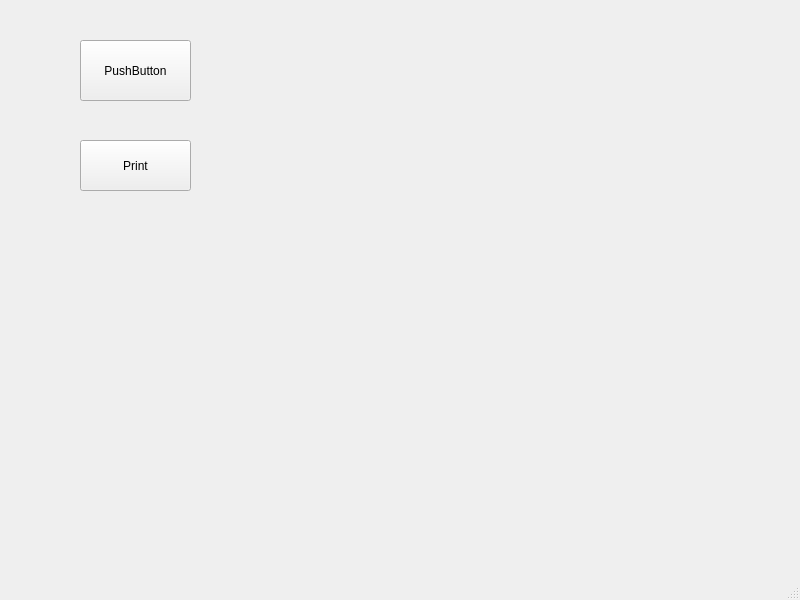
<?xml version="1.0" encoding="UTF-8"?>
<ui version="4.0">
 <class>MainWindow</class>
 <widget class="QMainWindow" name="MainWindow">
  <property name="geometry">
   <rect>
    <x>0</x>
    <y>0</y>
    <width>800</width>
    <height>600</height>
   </rect>
  </property>
  <property name="windowTitle">
   <string>MainWindow</string>
  </property>
  <widget class="QWidget" name="centralwidget">
   <widget class="QPushButton" name="pushButton">
    <property name="geometry">
     <rect>
      <x>80</x>
      <y>40</y>
      <width>111</width>
      <height>61</height>
     </rect>
    </property>
    <property name="text">
     <string>PushButton</string>
    </property>
   </widget>
   <widget class="QPushButton" name="pushButton_2">
    <property name="geometry">
     <rect>
      <x>80</x>
      <y>140</y>
      <width>111</width>
      <height>51</height>
     </rect>
    </property>
    <property name="text">
     <string>Print</string>
    </property>
   </widget>
  </widget>
  <widget class="QMenuBar" name="menubar">
   <property name="geometry">
    <rect>
     <x>0</x>
     <y>0</y>
     <width>800</width>
     <height>17</height>
    </rect>
   </property>
  </widget>
  <widget class="QStatusBar" name="statusbar"/>
 </widget>
 <resources/>
 <connections/>
</ui>
